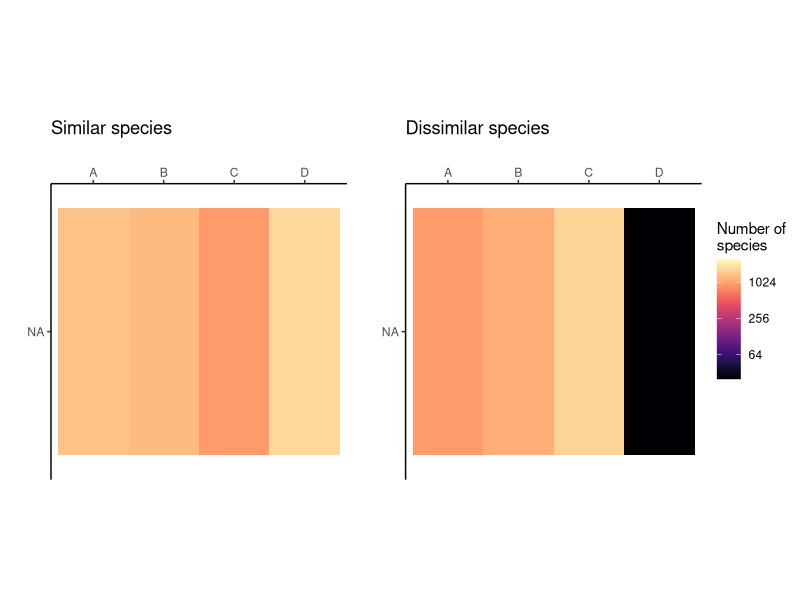

The R script that drew this image:
library(tidyverse)
library(viridis)
library(ggpubr)

# Read the island results csv
island_biodiversity <- read.csv(file.path("results", "island_biodiversity.csv")) %>% select(-X) %>%
  mutate(fragmentA = factor(fragmentA, levels = rev(levels(fragmentA))),
         number_dissimilar = ifelse(number_dissimilar == 0, 1, number_dissimilar))
  # gather(key = "scenario", value = "species_richness", number_similar, number_dissimilar)

p1 <- island_biodiversity %>% ggplot() + 
  geom_tile(aes(x=fragmentB, y=fragmentA, fill=number_dissimilar)) + 
  # facet_grid(.~scenario)+
  scale_x_discrete("", position="top")+
  scale_y_discrete("")+
  scale_fill_viridis("Number of \nspecies", option="magma", trans="log2") + 
  theme_classic() + theme(aspect.ratio=1)+
  ggtitle("Dissimilar species")
p2 <- island_biodiversity %>% ggplot() + 
  geom_tile(aes(x=fragmentB, y=fragmentA, fill=number_similar)) + 
  # facet_grid(.~scenario)+
  scale_x_discrete("", position="top")+
  scale_y_discrete("")+
  scale_fill_viridis("Number of \nspecies", option="magma", trans="log2") + 
  theme_classic() + theme(aspect.ratio=1)+
  ggtitle("Similar species")
out <- ggarrange(p2, p1, ncol=2, nrow=1, common.legend = TRUE, legend="right")
pdf("../../Figures/MEE_paper/islands_example.pdf", 5, 3)
print(out)
dev.off()
